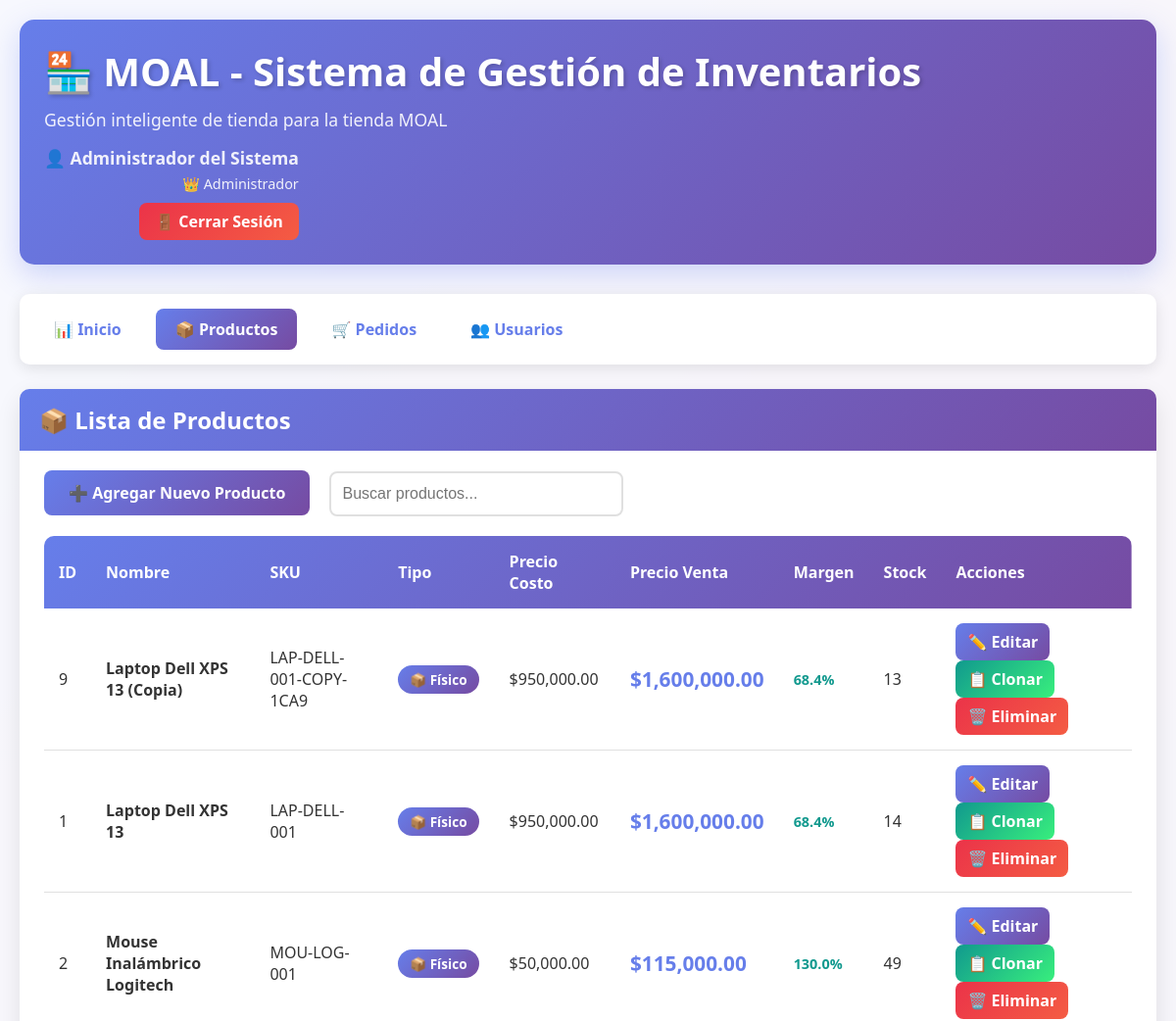
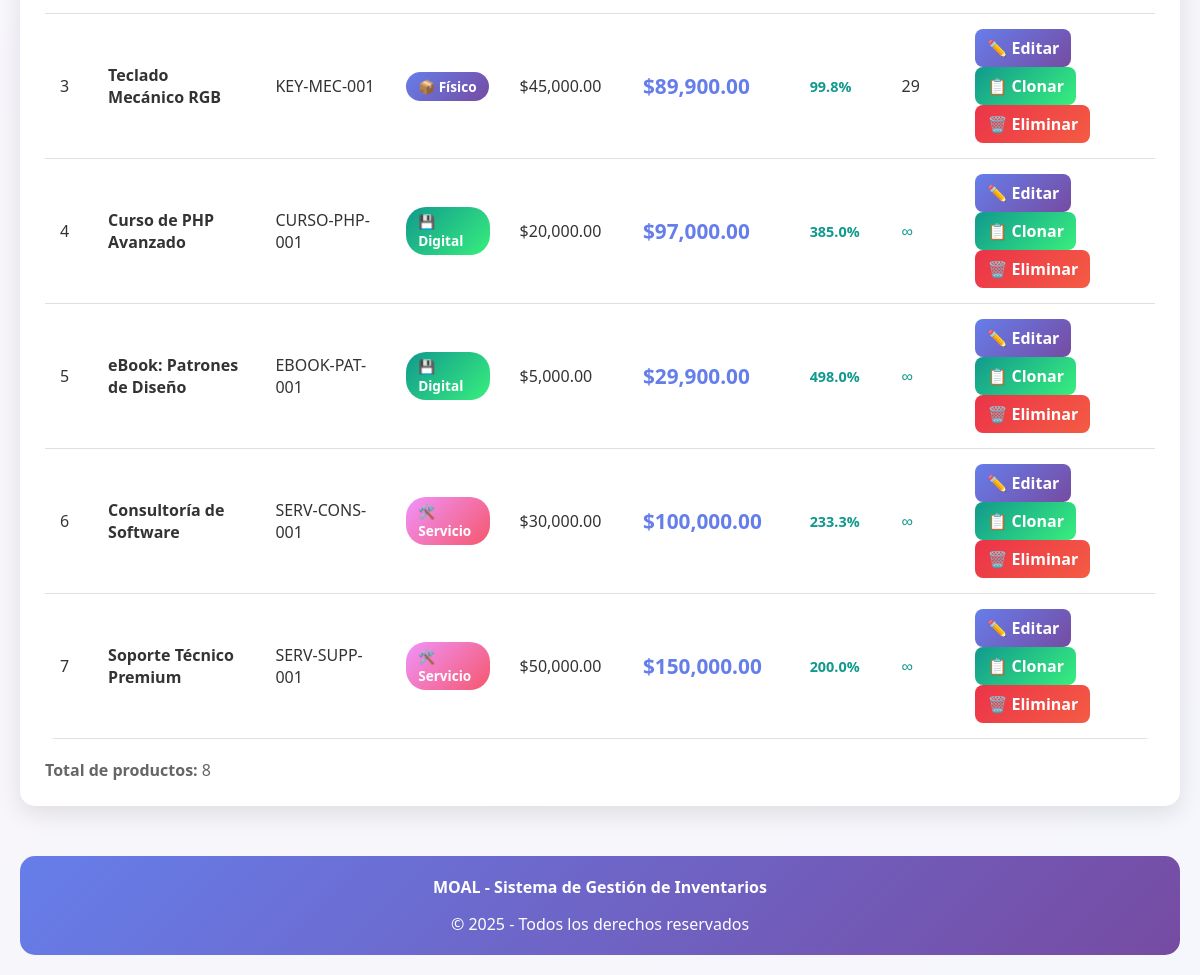
/index.php?page=products (signed in), run on the app's committed database (2 pictures, top to bottom).
### tables this page shows
CREATE TABLE `users` (
  `id` int(11) NOT NULL,
  `username` varchar(50) NOT NULL,
  `password` varchar(255) NOT NULL,
  `email` varchar(255) NOT NULL,
  `full_name` varchar(255) NOT NULL,
  `role` enum('admin','employee') DEFAULT 'employee',
  `is_active` tinyint(1) DEFAULT 1,
  `last_login` timestamp NULL DEFAULT NULL,
  `created_at` timestamp NOT NULL DEFAULT current_timestamp(),
  `updated_at` timestamp NOT NULL DEFAULT current_timestamp() ON UPDATE current_timestamp()
);

CREATE TABLE `products` (
  `id` int(11) NOT NULL,
  `name` varchar(255) NOT NULL,
  `description` text DEFAULT NULL,
  `product_type` enum('physical','digital','service') NOT NULL,
  `cost_price` decimal(10,2) NOT NULL,
  `sale_price` decimal(10,2) NOT NULL,
  `stock` int(11) DEFAULT 0,
  `sku` varchar(100) DEFAULT NULL,
  `image_url` varchar(255) DEFAULT NULL,
  `weight` decimal(8,2) DEFAULT NULL COMMENT 'Para productos físicos',
  `download_link` varchar(255) DEFAULT NULL COMMENT 'Para productos digitales',
  `duration_hours` int(11) DEFAULT NULL COMMENT 'Para servicios',
  `created_at` timestamp NOT NULL DEFAULT current_timestamp(),
  `updated_at` timestamp NOT NULL DEFAULT current_timestamp() ON UPDATE current_timestamp()
);

### config/Database.php (called while the page is built, shortened)
<?php
class Database {
    private static $instance = null;
    private $connection;
    private $host = 'localhost';
    private $database = 'inventario_db';
    private $username = 'root';
    private $password = '';
    private function __construct() {
        try {
            $this->connection = new PDO(
                "mysql:host={$this->host};dbname={$this->database};charset=utf8mb4",
                $this->username,
                $this->password,
                [
                    PDO::ATTR_ERRMODE => PDO::ERRMODE_EXCEPTION,
                    PDO::ATTR_DEFAULT_FETCH_MODE => PDO::FETCH_ASSOC,
                    PDO::ATTR_EMULATE_PREPARES => false
                ]
            );
        } catch(PDOException $e) {
            die("Error de conexión: " . $e->getMessage());
        }
    }
    public static function getInstance() {
        if (self::$instance === null) {
            self::$instance = new self();
        }
        return self::$instance;
    }
    public function getConnection() {
        return $this->connection;
    }
}

### config/Session.php (called while the page is built, shortened)
<?php
class Session {
    private static $instance = null;
    public static function getInstance() {
        if (self::$instance === null) {
            self::$instance = new self();
        }
        return self::$instance;
    }
    public function get($key, $default = null) {
        return $_SESSION[$key] ?? $default;
    }
    public function has($key) {
        return isset($_SESSION[$key]);
    }
    public function isLoggedIn() {
        return $this->has('user_id') && $this->has('username');
    }
    public function getUserId() {
        return $this->get('user_id');
    }
}

### controllers/AuthController.php (called while the page is built, shortened)
<?php
require_once __DIR__ . '/../config/Database.php';
require_once __DIR__ . '/../config/Session.php';
require_once __DIR__ . '/../models/User.php';
class AuthController {
    private $db;
    private $session;
    public function __construct() {
        $this->db = Database::getInstance()->getConnection();
        $this->session = Session::getInstance();
    }
    public function isAuthenticated() {
        return $this->session->isLoggedIn();
    }
    public function getCurrentUser() {
        $stmt = $this->db->prepare("SELECT * FROM users WHERE id = ?");
        $stmt->execute([$this->session->getUserId()]);
        $userData = $stmt->fetch();
        return $userData ? new User($userData) : null;
    }
}

### models/User.php (called while the page is built, shortened)
<?php
class User {
    private $fullName;
    private $role;
    public function __construct($data = []) {
        $this->fullName = $data['full_name'] ?? '';
        $this->role = $data['role'] ?? 'employee';
    }
    public function getFullName() { return $this->fullName; }
    public function isAdmin() {
        return $this->role === 'admin';
    }
}

### controllers/ProductController.php (called while the page is built, shortened)
<?php
require_once __DIR__ . '/../config/Database.php';
require_once __DIR__ . '/../models/ProductFactory.php';
class ProductController {
    private $db;
    public function __construct() {
        $this->db = Database::getInstance()->getConnection();
    }
    public function getAllProducts() {
        $stmt = $this->db->query("SELECT * FROM products ORDER BY created_at DESC");
        $productsData = $stmt->fetchAll();
        $products = [];
        foreach ($productsData as $data) {
            $products[] = ProductFactory::createFromDatabase($data);
        }
        return $products;
    }
}

### models/ProductFactory.php (called while the page is built, shortened)
<?php
require_once __DIR__ . '/PhysicalProduct.php';
require_once __DIR__ . '/DigitalProduct.php';
require_once __DIR__ . '/ServiceProduct.php';
class ProductFactory {
    public static function createProduct($type, $data = []) {
        $data['product_type'] = $type;
        switch($type) {
            case 'physical':
                return new PhysicalProduct($data);
            case 'digital':
                return new DigitalProduct($data);
            case 'service':
                return new ServiceProduct($data);
        }
    }
    public static function createFromDatabase($dbData) {
        return self::createProduct($dbData['product_type'], $dbData);
    }
}

### models/Product.php (called while the page is built, shortened)
<?php
abstract class Product {
    protected $id;
    protected $name;
    protected $productType;
    protected $costPrice;
    protected $salePrice;
    protected $stock;
    protected $sku;
    public function __construct($data = []) {
        $this->id = $data['id'] ?? null;
        $this->name = $data['name'] ?? '';
        $this->productType = $data['product_type'] ?? '';
        $this->costPrice = $data['cost_price'] ?? 0;
        $this->salePrice = $data['sale_price'] ?? 0;
        $this->stock = $data['stock'] ?? 0;
        $this->sku = $data['sku'] ?? '';
    }
    public function getProfitMargin() {
        return (($this->salePrice - $this->costPrice) / $this->costPrice) * 100;
    }
    public function getId() { return $this->id; }
    public function getName() { return $this->name; }
    public function getProductType() { return $this->productType; }
    public function getCostPrice() { return $this->costPrice; }
    public function getSalePrice() { return $this->salePrice; }
    public function getStock() { return $this->stock; }
    public function getSku() { return $this->sku; }
}

### models/PhysicalProduct.php (called while the page is built, shortened)
<?php
require_once __DIR__ . '/Product.php';
class PhysicalProduct extends Product {
    public function __construct($data = []) {
        $this->productType = 'physical';
    }
}

### models/DigitalProduct.php (called while the page is built, shortened)
<?php
require_once __DIR__ . '/Product.php';
class DigitalProduct extends Product {
    public function __construct($data = []) {
        $this->productType = 'digital';
    }
}

### models/ServiceProduct.php (called while the page is built, shortened)
<?php
require_once __DIR__ . '/Product.php';
class ServiceProduct extends Product {
    public function __construct($data = []) {
        $this->productType = 'service';
    }
}

### views/products/index.php (the view, shortened to what this page needs)
<?php
require_once __DIR__ . '/../../controllers/ProductController.php';
$productController = new ProductController();
$products = $productController->getAllProducts();
?>
<div class="card">
    <div class="card-header">
        <h2>📦 Lista de Productos</h2>
    </div>
    <div style="margin-bottom: 20px;">
        <a href="index.php?page=product_create" class="btn btn-primary">➕ Agregar Nuevo Producto</a>
        <input type="text" id="searchInput" class="form-control" style="max-width: 300px; display: inline-block; margin-left: 15px;"
               placeholder="Buscar productos..." onkeyup="filterTable('searchInput', 'productsTable')">
    </div>
    <?php if (empty($products)): ?>
        <div class="alert alert-info">
            No hay productos registrados. ¡Comienza agregando tu primer producto!
        </div>
    <?php else: ?>
        <div class="table-container">
            <table id="productsTable">
                <thead>
                    <tr>
                        <th>ID</th>
                        <th>Nombre</th>
                        <th>SKU</th>
                        <th>Tipo</th>
                        <th>Precio Costo</th>
                        <th>Precio Venta</th>
                        <th>Margen</th>
                        <th>Stock</th>
                        <th>Acciones</th>
                    </tr>
                </thead>
                <tbody>
                    <?php foreach ($products as $product): ?>
                        <tr>
                            <td><?php echo $product->getId(); ?></td>
                            <td><strong><?php echo htmlspecialchars($product->getName()); ?></strong></td>
                            <td><?php echo htmlspecialchars($product->getSku()); ?></td>
                            <td>
                                <?php
                                $type = $product->getProductType();
                                $badgeClass = 'badge-' . $type;
                                $typeNames = [
                                    'physical' => '📦 Físico',
                                    'digital' => '💾 Digital',
                                    'service' => '🛠️ Servicio'
                                ];
                                ?>
                                <span class="badge <?php echo $badgeClass; ?>">
                                    <?php echo $typeNames[$type] ?? $type; ?>
                                </span>
                            </td>
                            <td>$<?php echo number_format($product->getCostPrice(), 2); ?></td>
                            <td class="price">$<?php echo number_format($product->getSalePrice(), 2); ?></td>
                            <td class="profit-margin">
                                <?php echo number_format($product->getProfitMargin(), 1); ?>%
                            </td>
                            <td>
                                <?php
                                $stock = $product->getStock();
                                if ($product->getProductType() === 'physical') {
                                    echo $stock;
                                } else {
                                    echo '<span style="color: #11998e;">∞</span>';
                                }
                                ?>
                            </td>
                            <td>
                                <a href="index.php?page=product_edit&id=<?php echo $product->getId(); ?>"
                                   class="btn btn-primary" style="padding: 8px 12px; margin-right: 5px;">
                                   ✏️ Editar
                                </a>
                                <a href="?page=products&clone=<?php echo $product->getId(); ?>"
                                   class="btn btn-success" style="padding: 8px 12px; margin-right: 5px; background: linear-gradient(135deg, #11998e 0%, #38ef7d 100%);"
                                   title="Clonar producto usando Patrón Prototype"
                                   onclick="return confirm('¿Deseas clonar este producto?\n\nSe creará una copia con:\n• Mismo contenido\n• Nuevo SKU automático\n• Nombre con sufijo (Copia)')">
                                   <strong>📋 Clonar</strong>
                                </a>
                                <a href="?page=products&delete=<?php echo $product->getId(); ?>"
                                   class="btn btn-danger" style="padding: 8px 12px;"
                                   onclick="return confirmDelete('¿Eliminar este producto?')">
                                   🗑️ Eliminar
                                </a>
                            </td>
                        </tr>
                    <?php endforeach; ?>
                </tbody>
            </table>
        </div>
        <div style="margin-top: 20px; color: #666;">
            <p><strong>Total de productos:</strong> <?php echo count($products); ?></p>
        </div>
    <?php endif; ?>
</div>

### views/layout/header.php (shortened to what this page needs)
<!DOCTYPE html>
<html lang="es">
<head>
    <link rel="stylesheet" href="<?php echo BASE_URL; ?>assets/css/styles.css">
</head>
<body>
    <div class="main-container fade-in">
        <header class="header">
            <div style="display: flex; justify-content: space-between; align-items: center; flex-wrap: wrap; gap: 15px;">
                <div>
                    <h1>🏪 MOAL - Sistema de Gestión de Inventarios</h1>
                    <p>Gestión inteligente de tienda para la tienda MOAL</p>
                </div>
                <?php if (isset($currentUser) && $currentUser): ?>
                <div style="text-align: right;">
                    <p style="margin-bottom: 5px;">
                        👤 <strong><?php echo htmlspecialchars($currentUser->getFullName()); ?></strong>
                    </p>
                    <p style="font-size: 0.9em; opacity: 0.9; margin-bottom: 10px;">
                        <?php echo $currentUser->isAdmin() ? '👑 Administrador' : '👔 Empleado'; ?>
                    </p>
                    <a href="<?php echo BASE_URL; ?>logout.php" class="btn btn-danger" style="padding: 8px 16px;">
                        🚪 Cerrar Sesión
                    </a>
                </div>
                <?php endif; ?>
            </div>
        </header>
        <nav class="nav">
            <ul>
                <li><a href="<?php echo BASE_URL; ?>index.php" class="<?php echo (basename($_SERVER['PHP_SELF']) == 'index.php' && !isset($_GET['page'])) ? 'active' : ''; ?>">📊 Inicio</a></li>
                <li><a href="<?php echo BASE_URL; ?>index.php?page=products" class="<?php echo (isset($_GET['page']) && $_GET['page'] == 'products') ? 'active' : ''; ?>">📦 Productos</a></li>
                <li><a href="<?php echo BASE_URL; ?>index.php?page=orders" class="<?php echo (isset($_GET['page']) && $_GET['page'] == 'orders') ? 'active' : ''; ?>">🛒 Pedidos</a></li>
                 <?php if (isset($currentUser) && $currentUser && $currentUser->isAdmin()): ?>
                    <li><a href="<?php echo BASE_URL; ?>index.php?page=users" class="<?php echo (isset($_GET['page']) && $_GET['page'] == 'users') ? 'active' : ''; ?>">👥 Usuarios</a></li>
                <?php endif; ?>
            </ul>
        </nav>
        <main>

### data on the page
users: full_name "Administrador del Sistema"
products: id "9", name "Laptop Dell XPS 13 (Copia)", sku "LAP-DELL-001-COPY-1CA9", product_type "📦 Físico", cost_price "950,000.00", sale_price "1,600,000.00", $product->getProfitMargin() "68.4", stock "13"
products: id "1", name "Laptop Dell XPS 13", sku "LAP-DELL-001", product_type "📦 Físico", cost_price "950,000.00", sale_price "1,600,000.00", $product->getProfitMargin() "68.4", stock "14"
products: id "2", name "Mouse Inalámbrico Logitech", sku "MOU-LOG-001", product_type "📦 Físico", cost_price "50,000.00", sale_price "115,000.00", $product->getProfitMargin() "130.0", stock "49"
products: id "3", name "Teclado Mecánico RGB", sku "KEY-MEC-001", product_type "📦 Físico", cost_price "45,000.00", sale_price "89,900.00", $product->getProfitMargin() "99.8", stock "29"
products: id "4", name "Curso de PHP Avanzado", sku "CURSO-PHP-001", product_type "💾 Digital", cost_price "20,000.00", sale_price "97,000.00", $product->getProfitMargin() "385.0"
products: id "5", name "eBook: Patrones de Diseño", sku "EBOOK-PAT-001", product_type "💾 Digital", cost_price "5,000.00", sale_price "29,900.00", $product->getProfitMargin() "498.0"
products: id "6", name "Consultoría de Software", sku "SERV-CONS-001", product_type "🛠️ Servicio", cost_price "30,000.00", sale_price "100,000.00", $product->getProfitMargin() "233.3"
products: id "7", name "Soporte Técnico Premium", sku "SERV-SUPP-001", product_type "🛠️ Servicio", cost_price "50,000.00", sale_price "150,000.00", $product->getProfitMargin() "200.0"

### other printed values
count($products) "8"
